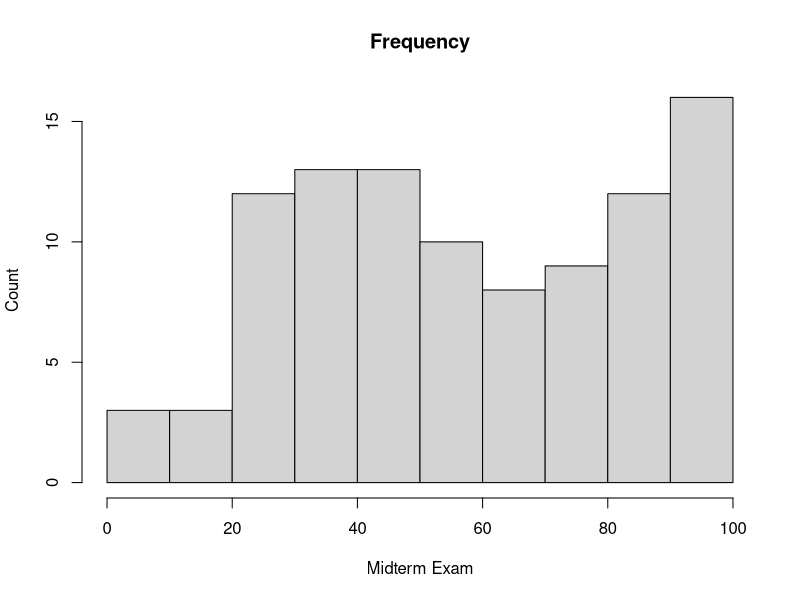
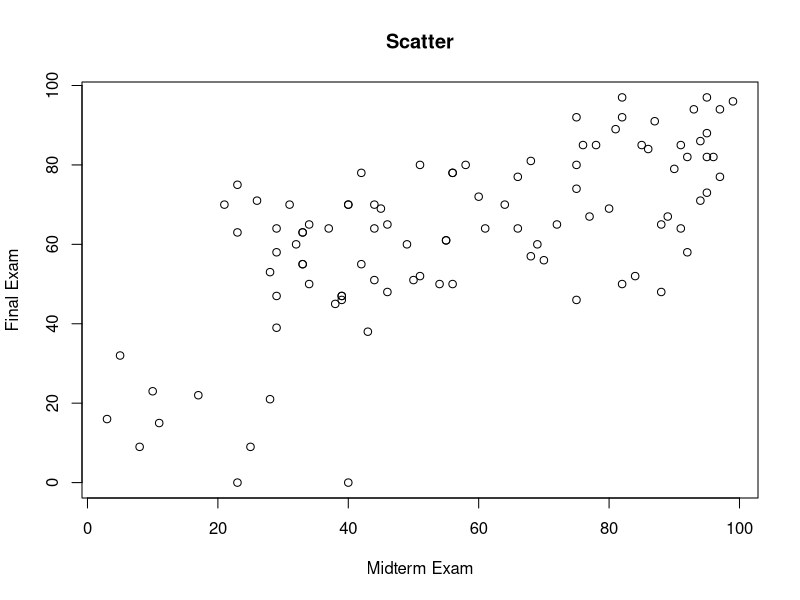

R code for these plots, in order:
mydata = read.csv("st_data.csv")

myrange = range(mydata$midterm)
mymean = mean(mydata$midterm)
myvar = var(mydata$midterm)
mysd = sd(mydata$midterm)
print(myrange)
print(as.integer(mymean))
print(as.integer(myvar))
print(as.integer(mysd))

mid = mydata$midterm
breaks = seq(0, 100, by=10)
mid.cut = cut(mid, breaks, right=FALSE)
mid.freq = table(mid.cut)
print(cbind(mid.freq))

bmp(file="aa.bmp")
hist(mid, right=FALSE, main="Frequency", xlab="Midterm Exam", ylab="Count")
dev.off()

bmp(file="bb.bmp")
fin = mydata$final
plot(mid, fin, main="Scatter", xlab="Midterm Exam", ylab="Final Exam")
dev.off()
